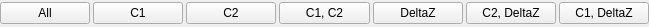
<?xml version="1.0" encoding="UTF-8"?>
<ui version="4.0">
 <class>ComponentsButtonsSwitcher</class>
 <widget class="QWidget" name="ComponentsButtonsSwitcher">
  <property name="geometry">
   <rect>
    <x>0</x>
    <y>0</y>
    <width>649</width>
    <height>27</height>
   </rect>
  </property>
  <property name="sizePolicy">
   <sizepolicy hsizetype="Maximum" vsizetype="Maximum">
    <horstretch>0</horstretch>
    <verstretch>0</verstretch>
   </sizepolicy>
  </property>
  <property name="maximumSize">
   <size>
    <width>753</width>
    <height>27</height>
   </size>
  </property>
  <property name="windowTitle">
   <string>Form</string>
  </property>
  <layout class="QVBoxLayout" name="verticalLayout">
   <property name="spacing">
    <number>0</number>
   </property>
   <property name="sizeConstraint">
    <enum>QLayout::SetNoConstraint</enum>
   </property>
   <property name="leftMargin">
    <number>0</number>
   </property>
   <property name="topMargin">
    <number>0</number>
   </property>
   <property name="rightMargin">
    <number>0</number>
   </property>
   <property name="bottomMargin">
    <number>0</number>
   </property>
   <item>
    <layout class="QHBoxLayout" name="horizontalLayout">
     <property name="spacing">
      <number>3</number>
     </property>
     <property name="sizeConstraint">
      <enum>QLayout::SetDefaultConstraint</enum>
     </property>
     <item>
      <widget class="QPushButton" name="pushButton_123">
       <property name="sizePolicy">
        <sizepolicy hsizetype="Ignored" vsizetype="Fixed">
         <horstretch>0</horstretch>
         <verstretch>0</verstretch>
        </sizepolicy>
       </property>
       <property name="minimumSize">
        <size>
         <width>0</width>
         <height>0</height>
        </size>
       </property>
       <property name="maximumSize">
        <size>
         <width>105</width>
         <height>16777215</height>
        </size>
       </property>
       <property name="text">
        <string>All</string>
       </property>
      </widget>
     </item>
     <item>
      <widget class="QPushButton" name="pushButton_1">
       <property name="enabled">
        <bool>true</bool>
       </property>
       <property name="sizePolicy">
        <sizepolicy hsizetype="Ignored" vsizetype="Fixed">
         <horstretch>0</horstretch>
         <verstretch>0</verstretch>
        </sizepolicy>
       </property>
       <property name="minimumSize">
        <size>
         <width>0</width>
         <height>0</height>
        </size>
       </property>
       <property name="maximumSize">
        <size>
         <width>105</width>
         <height>16777215</height>
        </size>
       </property>
       <property name="text">
        <string>C1</string>
       </property>
      </widget>
     </item>
     <item>
      <widget class="QPushButton" name="pushButton_2">
       <property name="sizePolicy">
        <sizepolicy hsizetype="Ignored" vsizetype="Fixed">
         <horstretch>0</horstretch>
         <verstretch>0</verstretch>
        </sizepolicy>
       </property>
       <property name="maximumSize">
        <size>
         <width>105</width>
         <height>16777215</height>
        </size>
       </property>
       <property name="text">
        <string>C2</string>
       </property>
      </widget>
     </item>
     <item>
      <widget class="QPushButton" name="pushButton_12">
       <property name="sizePolicy">
        <sizepolicy hsizetype="Ignored" vsizetype="Fixed">
         <horstretch>0</horstretch>
         <verstretch>0</verstretch>
        </sizepolicy>
       </property>
       <property name="maximumSize">
        <size>
         <width>105</width>
         <height>16777215</height>
        </size>
       </property>
       <property name="text">
        <string>C1, C2</string>
       </property>
      </widget>
     </item>
     <item>
      <widget class="QPushButton" name="pushButton_3">
       <property name="sizePolicy">
        <sizepolicy hsizetype="Ignored" vsizetype="Fixed">
         <horstretch>0</horstretch>
         <verstretch>0</verstretch>
        </sizepolicy>
       </property>
       <property name="maximumSize">
        <size>
         <width>105</width>
         <height>16777215</height>
        </size>
       </property>
       <property name="text">
        <string>DeltaZ</string>
       </property>
      </widget>
     </item>
     <item>
      <widget class="QPushButton" name="pushButton_23">
       <property name="sizePolicy">
        <sizepolicy hsizetype="Ignored" vsizetype="Fixed">
         <horstretch>0</horstretch>
         <verstretch>0</verstretch>
        </sizepolicy>
       </property>
       <property name="maximumSize">
        <size>
         <width>105</width>
         <height>16777215</height>
        </size>
       </property>
       <property name="text">
        <string>C2, DeltaZ</string>
       </property>
      </widget>
     </item>
     <item>
      <widget class="QPushButton" name="pushButton_13">
       <property name="sizePolicy">
        <sizepolicy hsizetype="Ignored" vsizetype="Fixed">
         <horstretch>0</horstretch>
         <verstretch>0</verstretch>
        </sizepolicy>
       </property>
       <property name="maximumSize">
        <size>
         <width>105</width>
         <height>16777215</height>
        </size>
       </property>
       <property name="text">
        <string>C1, DeltaZ</string>
       </property>
      </widget>
     </item>
    </layout>
   </item>
  </layout>
 </widget>
 <tabstops>
  <tabstop>pushButton_123</tabstop>
  <tabstop>pushButton_1</tabstop>
  <tabstop>pushButton_2</tabstop>
  <tabstop>pushButton_12</tabstop>
  <tabstop>pushButton_3</tabstop>
  <tabstop>pushButton_23</tabstop>
 </tabstops>
 <resources/>
 <connections/>
</ui>
